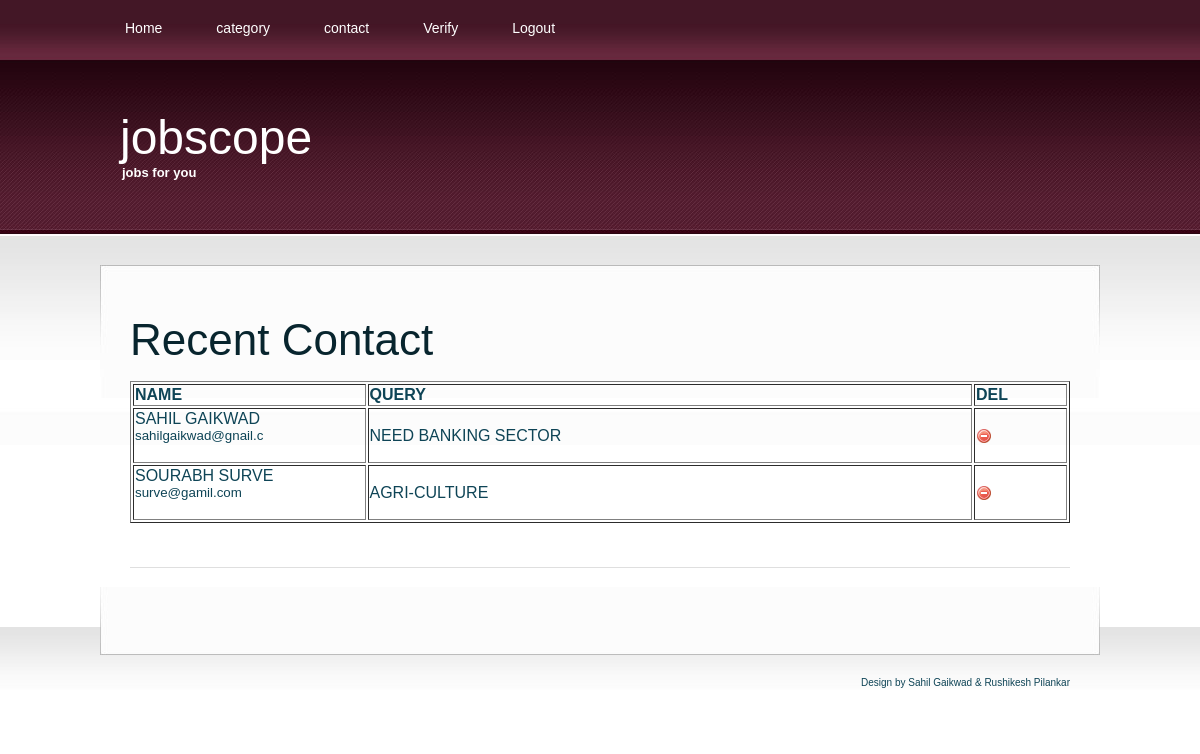
Screenshot of /admin/contact.php (signed in) with the database file from the repository.
### tables this page shows
CREATE TABLE `contact` (
  `cont_id` int(4) NOT NULL auto_increment,
  `cont_fnm` varchar(30) NOT NULL,
  `cont_email` varchar(20) NOT NULL,
  `cont_query` varchar(300) NOT NULL,
  PRIMARY KEY  (`cont_id`)
);

### admin/contact.php (the view, shortened to what this page needs)
<html xmlns="http://www.w3.org/1999/xhtml">
<head>
<?php
include("includes/head.inc.php");
?>
</head>
<body>
<div id="header-wrapper">
	<div id="header">
	<div id="menu">
		<?php
		include("includes/menu.inc.php");
		?>
		</div>
		<div id="search">
		</div>
	</div>
</div>
<div id="logo">
	<?php
	include("includes/logo.inc.php");
	?>
	</div>
<div id="wrapper">
	<div id="page">
		<div id="page-bgtop">
		<div class="post">
			<h1 class="title">Recent Contact</h1>
			<div class="entry">
			<br>
			<table border="1" width="100%">
			<tr>
			<td width="25%"><b>NAME</b>
			<td width="65%"><b>QUERY</b>
			<td width="10%"><b>DEL</b>
			</tr>
			<?php
			$link=mysqli_connect("localhost","root","","jobscope") or die("Cannot Connect");
			$q="select * from contact";
			$res=mysqli_query($link,$q)or die("can not connect");
			while($row=mysqli_fetch_assoc($res))
			{
				echo'
						<tr>
						<td>
						'.$row['cont_fnm'].'<br><small>'.$row['cont_email'].'</small><br><br>
						<td>'.$row['cont_query'].'
						<td><a href="process_delete.php?cat='.$row['cont_fnm'].'"><img src = "delete.png"></a>
						</tr>
				';
			}
			?>
			</table>
			</div>
			<p class="meta"></p>
		</div>
	</div>
			<div style="clear: both;">&nbsp;</div>
		</div>
	</div>
<div id="footer-bgcontent">
	<div id="footer">
		<?php
		include("includes/footer.inc.php");
		?>
	</div>
</div>
</body>
</html>

### admin/style.css (style rules this page uses)
body { margin: 0px; padding: 0; background: url(images/img01.jpg) repeat-x left top; font-family: Arial, Helvetica, sans-serif; font-size: 12px; color: #0E4456; }
h1, h2, h3 { margin: 0; font-weight: normal; color: #08252E; }
h1 { font-size: 44px; }
p, ul, ol { margin-top: 0; line-height: 220%; text-align: justify; }
a { color: #842946; }
a img { border: none; }
#wrapper { margin: 0px; padding: 30px 0px 0px 0px; }
#header-wrapper { margin: 0px; padding: 0px; }
#header { width: 1000px; height: 60px; margin: 0 auto; }
#menu { float: left; width: 690px; height: 60px; }
#search { float: right; width: 310px; height: 60px; }
#page { width: 1000px; margin: 0 auto; padding: 0px; background: url(images/img04.jpg) no-repeat left bottom; }
#page-bgtop { padding: 50px 30px 0px 30px; background: url(images/img05.jpg) no-repeat left top; }
#logo { width: 1000px; height: 175px; margin: 0 auto; }
.post { margin-bottom: 45px; border-bottom: 1px solid #DFDFDF; }
.post .title { height: 30px; color: #08252E; }
.post .meta { margin-left: 2px; padding: 2px 30px 2px 16px; font-family: Arial, Helvetica, sans-serif; font-weight: normal; font-size: 10px; color: #66665E; }
.post .entry { padding: 10px 0 30px 0; }
#footer-bgcontent { margin: 0px; padding: 0px; height: 70px; background: url(images/img02.jpg) repeat-x left top; }
#footer { width: 1000px; height: 49px; margin: 0 auto; padding-top: 50px; background: url(images/img03.jpg) no-repeat left top; }

### rows the page displays
contact: cont_fnm "SAHIL GAIKWAD", cont_email "sahilgaikwad@gnail.c", cont_query "NEED BANKING SECTOR"
contact: cont_fnm "SOURABH SURVE", cont_email "surve@gamil.com", cont_query "AGRI-CULTURE"
